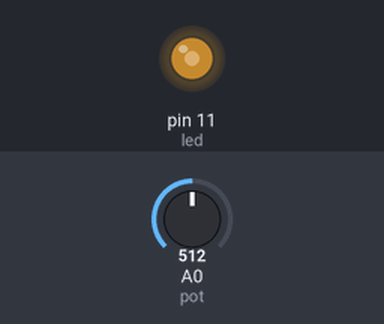
Bench run of a sketch on a simulated Arduino Uno, built with avr-gcc and run on an emulated ATmega328P. Shown: output pins drawn as LEDs (lit = HIGH). The test bench sets the inputs (shaded band); at power-on: A0 (pot) = 512.

Above: at 1.2 s.
1.3 s: A0 (pot) set to 716
At 2.4 s:
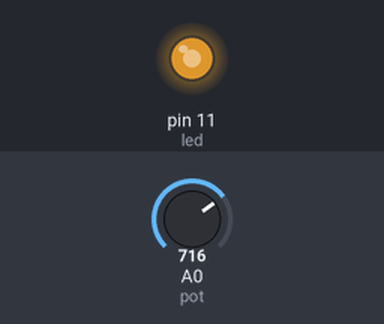
2.8 s: A0 (pot) set to 900
At 3.5 s:
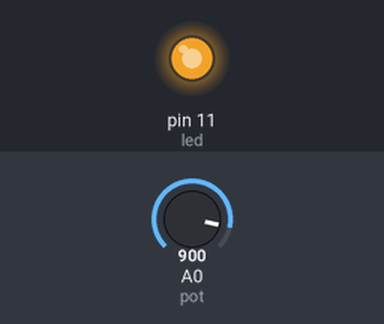
4.3 s: A0 (pot) set to 122
At 4.6 s:
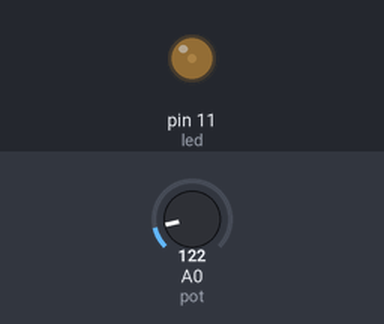
5.8 s: A0 (pot) set to 0
At 7.0 s:
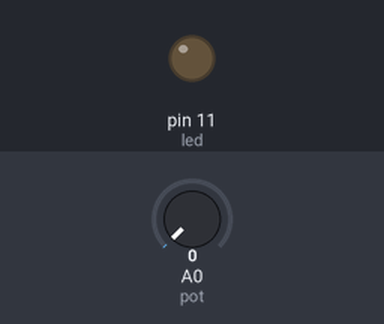
Timing chart, 0 to 8.3 s (numbered marks = the images above; inputs shaded):
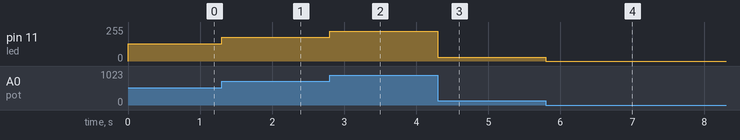

Measured:
- after the input at 1.3 s, pin 11 (led): 128/255 → 179/255 at once
- after the input at 2.8 s, pin 11 (led): 179/255 → 225/255 at once
- after the input at 4.3 s, pin 11 (led): 225/255 → 30/255 at once
- after the input at 5.8 s, pin 11 (led): 30/255 → 0/255 at once

The sketch:

Dimmer.ino
```cpp
/* Dimmer.ino

Usar o potenciômetro para aumentar ou diminuir o brilho
de um LED ligado a um pino que suporta PWM.

*/

int led = 11;
int pot = A0;

void setup() {
  pinMode(led, OUTPUT);
}

void loop() {
  int valor = analogRead(pot) / 4; // 1023 -> 255
  analogWrite(led, valor);
}
```
